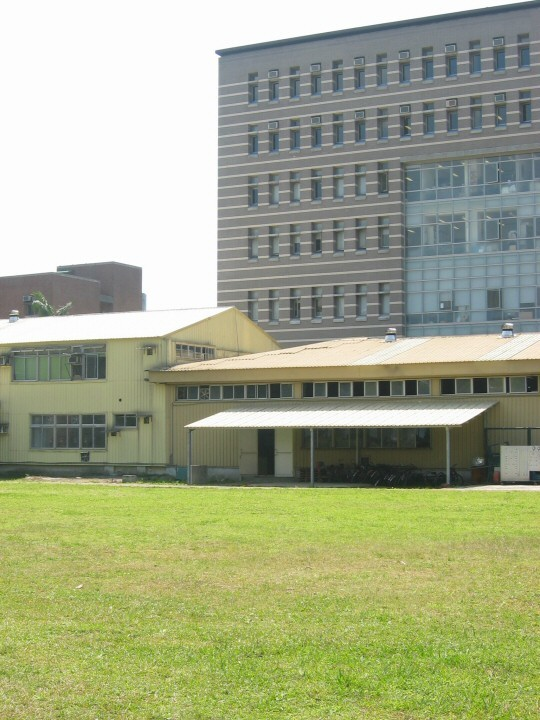
#> input picture datasets/airplane_1/04-IMG_8713.JPG, 540 x 720 px
$ python -i 'stitcher - manual.py'   (imports and definitions only)
#> lines starting #> are read from the running program, lines starting #| are printed output that depends on the picture; after the words box and inside, x2 and y2 are one past the last pixel; in counts of white or black regions, pixels touching at a corner belong together
import numpy as np
import math
from PIL import Image
from scipy import ndimage
from scipy.spatial.distance import cdist

class PanoramaStitcher:
    def __init__(self):
        self.process_width = 600
        self.sift_sigma = 1.6
        self.ratio_test = 0.75

    # --- UTILS ---
    # [18 lines left out: functions load_image, save_image, resize_image, not called in this run]

    def to_gray(self, img):
        """ RGB to Grayscale manually (luminosity formula) """
        return np.dot(img[...,:3], [0.2989, 0.5870, 0.1140])

    # --- MANUAL SIFT IMPLEMENTATION (Simplified) ---
    def compute_sift(self, img_gray):
        """
        A simplified SIFT:
        1. Difference of Gaussians (DoG) for keypoints
        2. Gradient Histograms for descriptors
        """
        # 1. DoG Detector
        s = 1.6
        k = 2 ** 0.5
        # Blur images
        g1 = ndimage.gaussian_filter(img_gray, s)
        g2 = ndimage.gaussian_filter(img_gray, s * k)
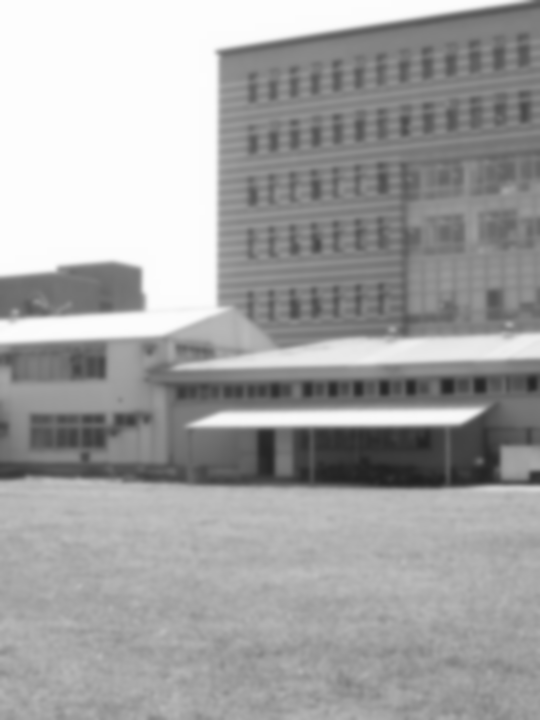
#> g2: shape (720, 540); min 31, max 253, mean 163.5
        g3 = ndimage.gaussian_filter(img_gray, s * k * k)

        # Difference
        dog1 = g2 - g1
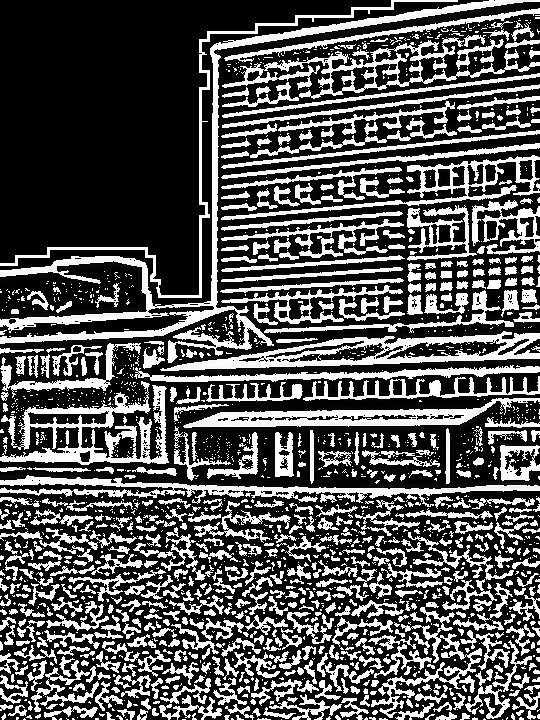
#> dog1: shape (720, 540); min 0, max 255, mean 84.1
        dog2 = g3 - g2
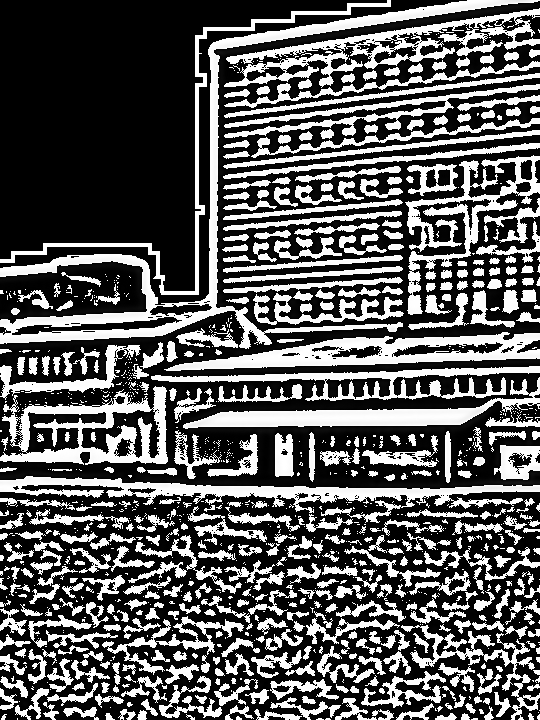
#> dog2: shape (720, 540); min 0, max 255, mean 91

        # Find local extrema (peaks in 3x3 region) using max filter
        local_max = ndimage.maximum_filter(dog1, size=3) == dog1
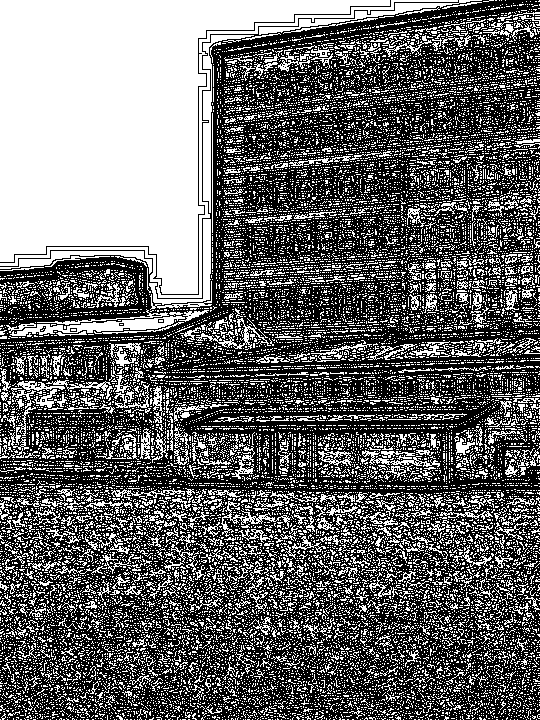
#> local_max: shape (720, 540) bool; 40.3% white; 22309 white regions (21633 under 20 px), largest, box (x1, y1, x2, y2) and area: (0, 0, 390, 294) 54940, (0, 0, 458, 298) 2524, (203, 35, 254, 213) 1284
        threshold = 0.03 * (dog1.max() - dog1.min())
#> threshold = 7.65
        keypoints = np.argwhere(local_max & (np.abs(dog1) > threshold))
#> keypoints = 64036 pairs, first value 0 to 719, second value 0 to 539

        # Limit keypoints for speed (Top 500 strongest)
        if len(keypoints) > 500:
            strengths = dog1[keypoints[:,0], keypoints[:,1]]
            indices = np.argsort(strengths)[-500:]
#> indices = 500 values, max 64035 at index 499, min 23618 at index 197, mean 24134
            keypoints = keypoints[indices]
#> keypoints = 500 pairs, first value 360 to 719, second value 1 to 530

        # 2. Descriptors (Simplified 128-dim vector)
        # Calculate gradients
        hy, hx = np.gradient(g1)
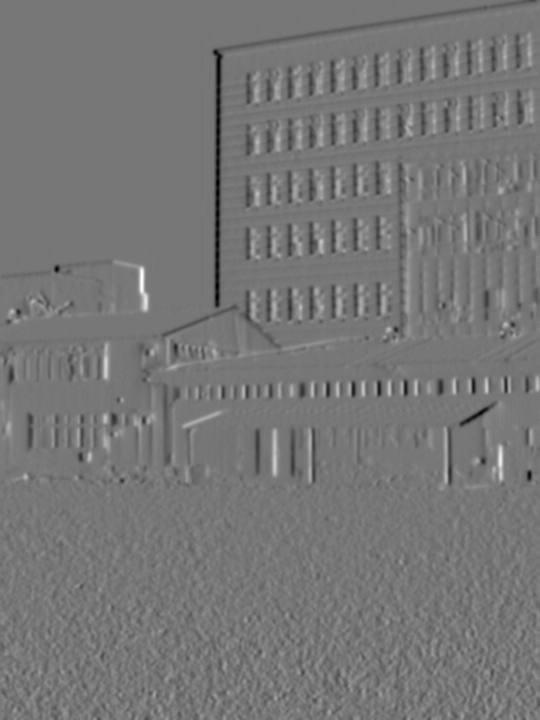
#> hx: shape (720, 540) float64; min -25, max 28.5, mean -0.1; drawn with min black and max white
        magnitude = np.sqrt(hx**2 + hy**2)
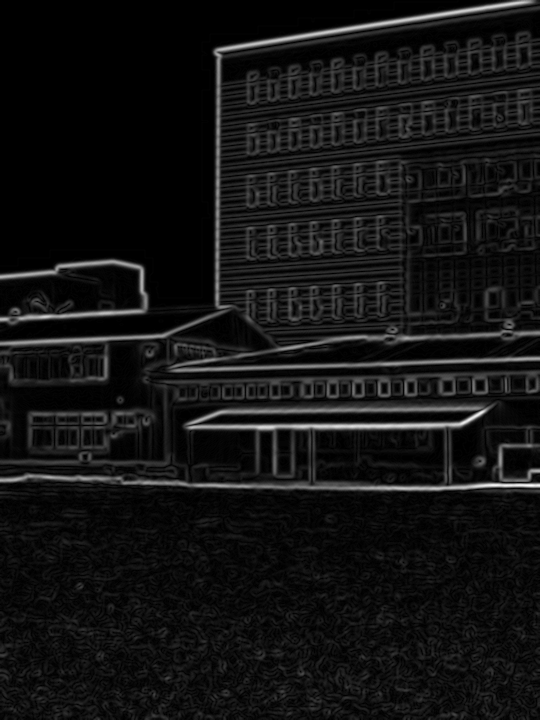
#> magnitude: shape (720, 540) float64; min 0, max 42.51, mean 3.3; drawn with min black and max white
        orientation = np.arctan2(hy, hx) * (180 / np.pi) % 360
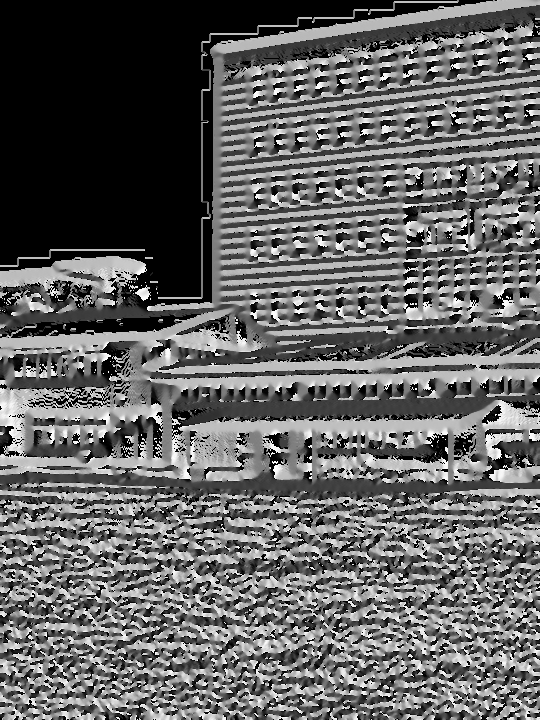
#> orientation: shape (720, 540) float64; min 0, max 359, mean 140.7; drawn with min black and max white

        descriptors = []
        final_kps = []

        # Create 4x4 grid descriptors
        # We extract a 16x16 patch around keypoint, divide into 4x4 cells
        bin_size = 8
        for kp in keypoints:
            y, x = kp
            # Boundary check
            if y < 8 or y > img_gray.shape[0]-9 or x < 8 or x > img_gray.shape[1]-9:
                continue

            patch_mag = magnitude[y-8:y+8, x-8:x+8]
            patch_ori = orientation[y-8:y+8, x-8:x+8]

            vector = []
            # 4x4 grid cells (each cell is 4x4 pixels)
            for i in range(0, 16, 4):
                for j in range(0, 16, 4):
                    cell_mag = patch_mag[i:i+4, j:j+4]
                    cell_ori = patch_ori[i:i+4, j:j+4]

                    # 8-bin histogram for this cell
                    hist, _ = np.histogram(cell_ori, bins=8, range=(0, 360), weights=cell_mag)
                    vector.extend(hist)

            # Normalize vector (L2 norm) to handle illumination changes
            vector = np.array(vector)
            norm = np.linalg.norm(vector)
            if norm > 0: vector /= norm

            descriptors.append(vector)
            final_kps.append([x, y]) # Store as X, Y
#> this loop made 500 passes
#> (y, x, norm) on passes 1 to 3: (369, 420, 614.7), (369, 485, 376.6), (369, 486, 364.6)
#> after the loop, descriptors = 488 items; final_kps = 488 pairs, first value 8 to 517, second value 360 to 372

        return np.array(final_kps), np.array(descriptors)

    # --- MANUAL MATCHING ---
    # [212 lines left out: functions match_features, find_homography_ransac, warp_perspective_manual, crop_borders, stitch_pair, stitch, not called in this run]

>>> import cv2
>>> picture = cv2.imread('datasets/airplane_1/04-IMG_8713.JPG', cv2.IMREAD_GRAYSCALE)
>>> result = PanoramaStitcher().compute_sift(picture)

$ run again, on datasets/airplane_1/05-IMG_8714.JPG
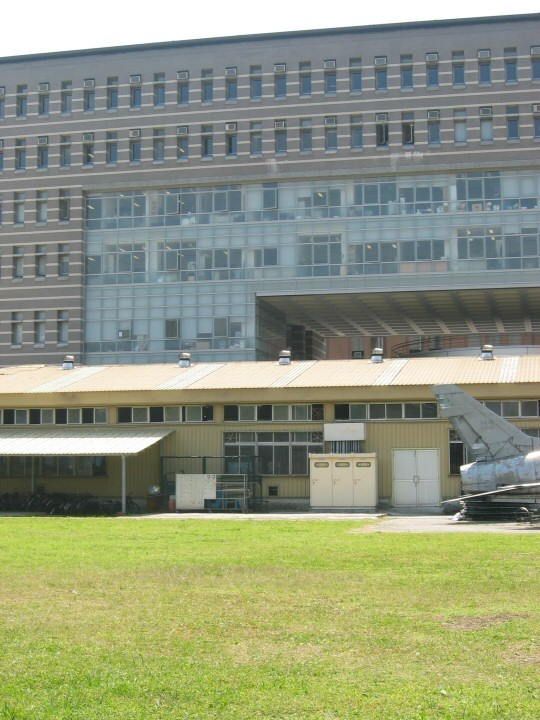
#> input picture datasets/airplane_1/05-IMG_8714.JPG, 540 x 720 px
#> in compute_sift, `local_max = ndimage.maximum_filter(dog1, size=3) == dog1`:
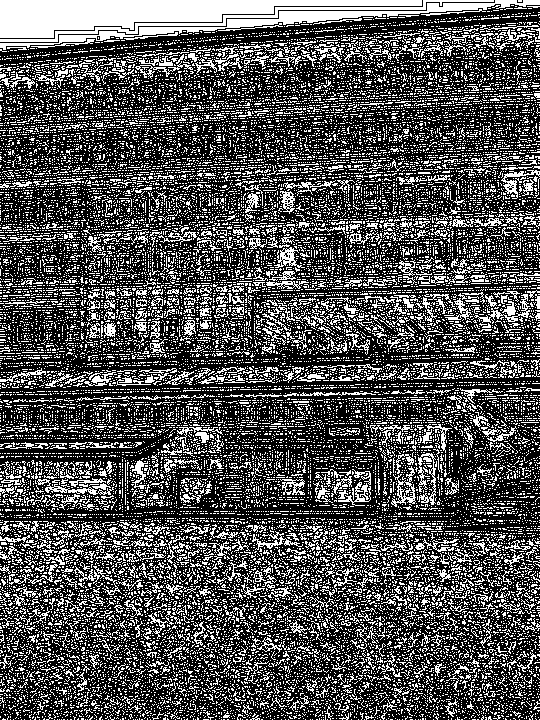
#> local_max: shape (720, 540) bool; 31.6% white in thin lines or dots
#> threshold = 7.65
#> in compute_sift, `keypoints = np.argwhere(local_max & (np.abs(dog1) > threshold))`: keypoints = 71269 pairs, first value 0 to 719, second value 0 to 539
#> indices = 500 values, max 35634 at index 499, min 26169 at index 163, mean 26451.4
#> in compute_sift, `keypoints = keypoints[indices]`: keypoints = 500 pairs, first value 300 to 396, second value 3 to 535
#> in compute_sift, `orientation = np.arctan2(hy, hx) * (180 / np.pi) % 360`:
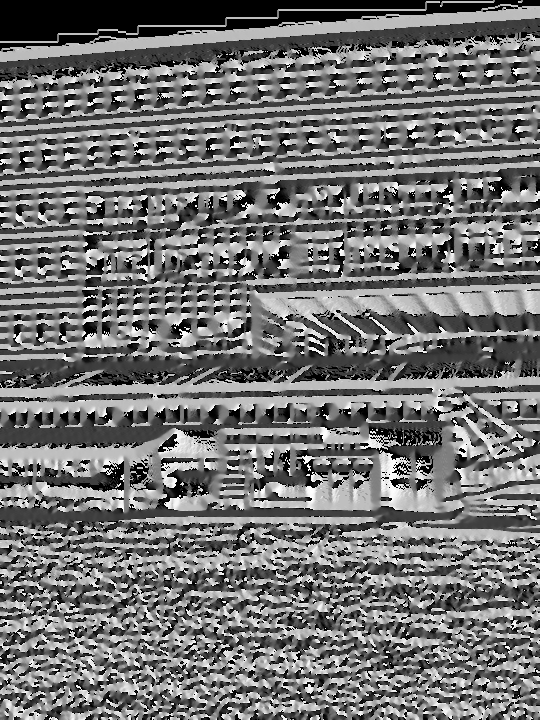
#> orientation: shape (720, 540) float64; min 0, max 359.1, mean 162.5; drawn with min black and max white
#> the loop in compute_sift, `for kp in keypoints:` made 500 passes
#> (y, x, norm) on passes 1 to 3: (310, 500, 84.35), (310, 501, 84.97), (311, 20, 246.6)
#> after the loop in compute_sift, `for kp in keypoints:`: descriptors = 489 items; final_kps = 489 pairs, first value 20 to 531, second value 300 to 396

$ run again, on datasets/airplane_1/06-IMG_8715.JPG
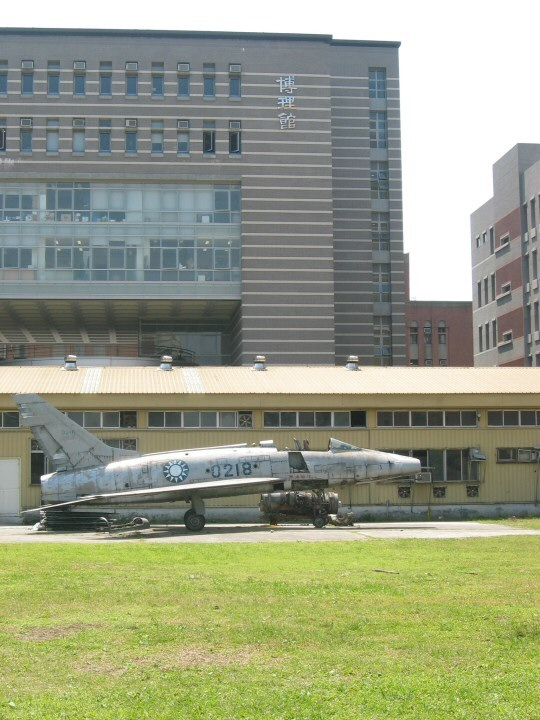
#> input picture datasets/airplane_1/06-IMG_8715.JPG, 540 x 720 px
#> in compute_sift, `local_max = ndimage.maximum_filter(dog1, size=3) == dog1`:
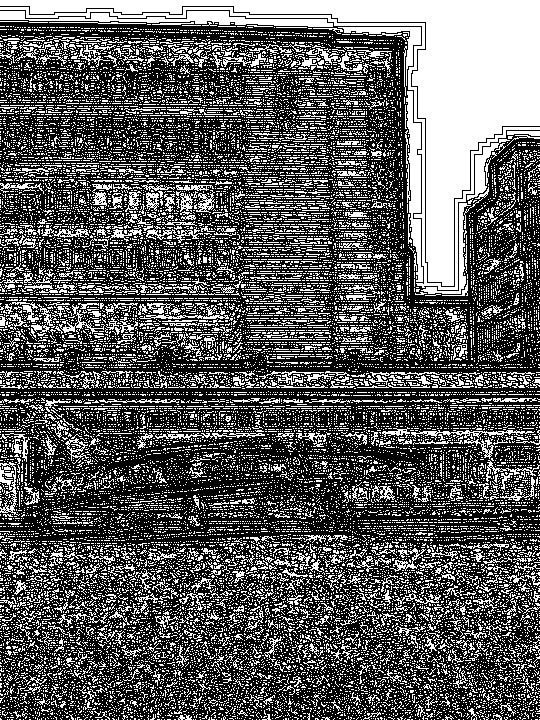
#> local_max: shape (720, 540) bool; 35.3% white; 24284 white regions (23531 under 20 px), largest, box (x1, y1, x2, y2) and area: (0, 0, 540, 286) 26639, (0, 7, 540, 290) 3202, (0, 11, 333, 27) 2045
#> threshold = 7.65
#> in compute_sift, `keypoints = np.argwhere(local_max & (np.abs(dog1) > threshold))`: keypoints = 67490 pairs, first value 7 to 719, second value 0 to 539
#> indices = 500 values, max 33744 at index 499, min 25567 at index 191, mean 25942
#> in compute_sift, `keypoints = keypoints[indices]`: keypoints = 500 pairs, first value 322 to 406, second value 0 to 537
#> in compute_sift, `orientation = np.arctan2(hy, hx) * (180 / np.pi) % 360`:
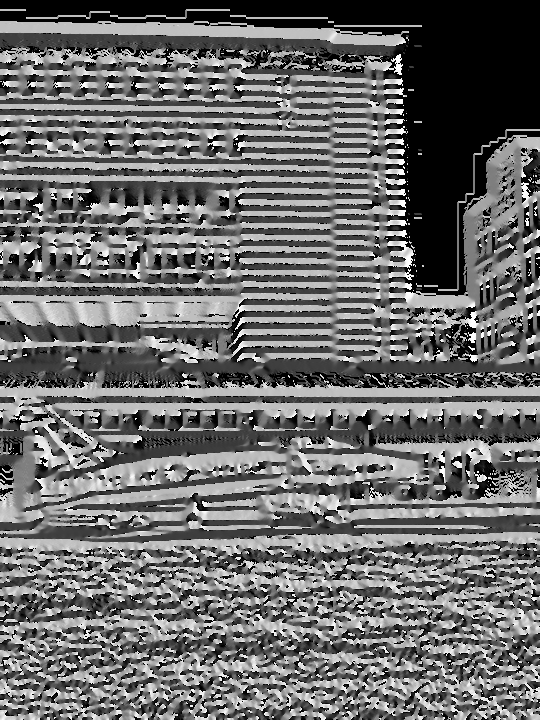
#> orientation: shape (720, 540) float64; min 0, max 359.1, mean 153.1; drawn with min black and max white
#> the loop in compute_sift, `for kp in keypoints:` made 500 passes
#> (y, x, norm) on passes 1 to 3: (336, 348, 137.2), (336, 349, 136), (336, 356, 138)
#> after the loop in compute_sift, `for kp in keypoints:`: descriptors = 498 items; final_kps = 498 pairs, first value 8 to 531, second value 322 to 406

$ run again, on datasets/airplane_1/07-IMG_8716.JPG
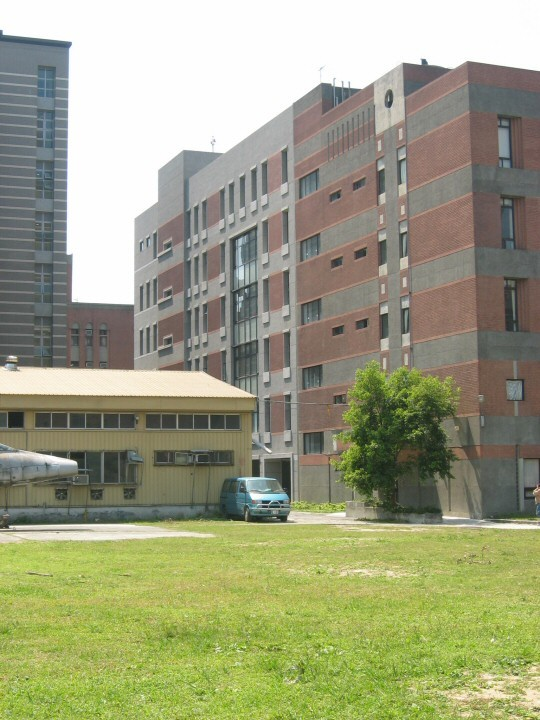
#> input picture datasets/airplane_1/07-IMG_8716.JPG, 540 x 720 px
#> local_max: shape (720, 540) bool; 38.4% white; 23154 white regions (22421 under 20 px), largest, box (x1, y1, x2, y2) and area: (0, 0, 508, 286) 44001, (78, 31, 540, 290) 2844, (74, 35, 138, 297) 1439
#> threshold = 7.65
#> in compute_sift, `keypoints = np.argwhere(local_max & (np.abs(dog1) > threshold))`: keypoints = 66193 pairs, first value 0 to 719, second value 0 to 539
#> indices = 500 values, max 30595 at index 55, min 0 at index 499, mean 24852.4
#> in compute_sift, `keypoints = keypoints[indices]`: keypoints = 500 pairs, first value 0 to 386, second value 1 to 539
#> in compute_sift, `orientation = np.arctan2(hy, hx) * (180 / np.pi) % 360`:
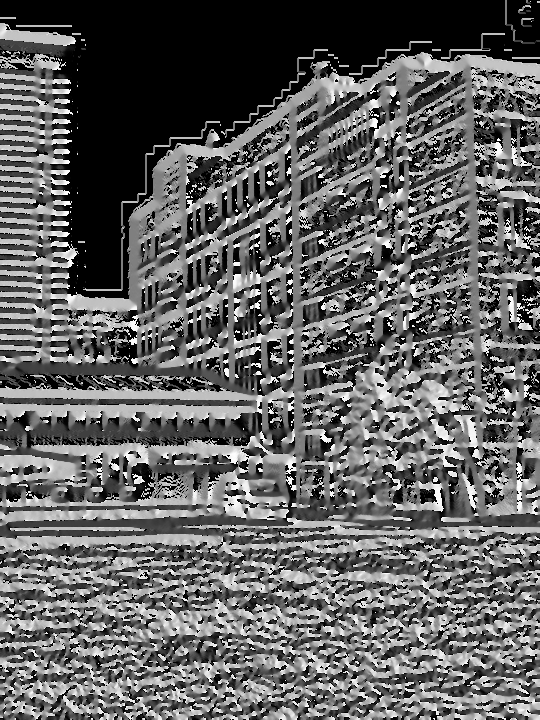
#> orientation: shape (720, 540) float64; min 0, max 359.2, mean 139.2; drawn with min black and max white
#> the loop in compute_sift, `for kp in keypoints:` made 500 passes
#> (y, x, norm) on passes 1 to 3: (363, 351, 67.47), (363, 353, 76.37), (363, 456, 82.73)
#> after the loop in compute_sift, `for kp in keypoints:`: descriptors = 487 items; final_kps = 487 pairs, first value 11 to 531, second value 111 to 386
